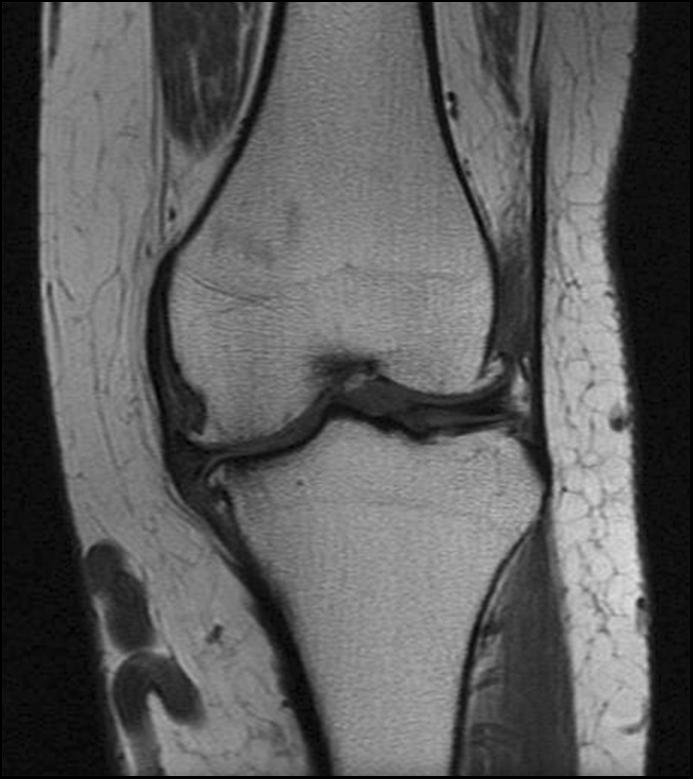
#> input picture Lab12/knee.png, 693 x 779 px
$ jupyter execute 12_segmentationP.ipynb
#> lines starting #> are read from the running program, lines starting #| are printed output that depends on the picture; after the words box and inside, x2 and y2 are one past the last pixel; in counts of white or black regions, pixels touching at a corner belong together
# Segmentacja obrazów

## Cel ćwiczenia
- zapoznanie z metodami segmentacji obrazów:
    - segmentacją przez rozrost,
    - segmentacją przez podział i scalanie.
- zadanie domowe: segmentacja z wykorzystaniem wododziałów morfologicznych.

## Wstęp

W ramach dotychczas wykonanych ćwiczeń poznaliśmy segmentację z wykorzystaniem binaryzacji (progowania) - tj. na podstawie jasności (koloru) poszczególnych pikseli.
Wykonaliśmy dwa warianty metody: globalny i lokalny oraz przetestowaliśmy różne podejścia do automatycznego wyznaczania progu bianryzacji (iteracyjne oraz Otsu).

#Ponadto poznaliśmy możliwość segmentacji na podstawie krawędzi z wykorzystaniem transformaty Hough'a.

W tym ćwiczeniu poznamy dwie inne metody podziału obrazu na fragmenty:
-  segmentację przez rozrost obszaru (ang. *region growing*),
- segmentację przez podział i scalanie (ang. *split and merge*).

## Podstawy

Niech $R$ oznacza obszar równy całemu analizowanemu obrazowi.
Segmentację możemy uznać za proces podziału $R$ na $n$ podobszarów $R_1,R_2,...,R_n$ takich że:
1. $\cup_{i=1}^n R_i = R$
- $R_i$ - składa się z połączonych ze sobą pikseli,
- $R_i \cap R_j = \varnothing $ dla wszystkich $i$ i $j$,$ i \neq j$,
- $Q(R_i) = TRUE$ dla $i = 1,2,...n$
- $ Q(R_i \cup R_j) = FALSE$ dla każdych sąsiednich $R_i$ i $R_j$.

gdzie: symbole $\cup$ i $\cap$ oznaczają odpowiednio sumę i iloczyn zbiorów, a $Q$ jest pewnym predykatem.

Punkt *1* oznacza, że segmentacja musi być kompletna tj. każdy piksel powinien zostać przyporządkowany do jakiegoś zbioru.

Punkt *2* oznacza, że piksele w ramach jednego podobszaru muszą być ze sobą połączone (na zasadzie sąsiedztwa 4 lub 8 punktowego).

Punkt *3* oznacza, że dowolne różne podobszary muszą być rozłączne.

Punkt *4* oznacza, że wszystkie piksele będące w ramach jednego podobszaru muszą spełniać pewną własność. Przykładowo może to być ten sam lub podobny odcień szarości.

Punkt *5* oznacza, że dwa sąsiednie podobszary muszą być różne w sensie predykatu Q (inaczej powinny zostać uznane za ten sam podobszar).

## Segmentacja przez rozrost obszaru

Pomysł jest następujący.
Wybieramy (jak ? - o tym później) piksele startowe (ang. *seed*) i od nich zaczynamy segmentację.
Odbywa się ona na zasadzie sprawdzania czy sąsiednie piksele (sąsiedztwo 4 lub 8 punktowe) są podobne do centralnego pod względem jakieś cechy (predykatu $Q$).
Jeśli tak to oznaczane są jako należące do tej samej klasy co piksel centralny.
Ponadto stają się one kolejnymi punktami startowymi metody.
Zatem procedura ma charakter rekurencyjny.

Wybór punktów startowych może być podyktowany charakterem problemu (przykładowo wiemy gdzie na pewno zaczynają się obiekty).
W ogólnym przypadku trzeba założyć, że pikselem startowym może być każdy piksel, co oczywiście wpływa na złożoność metody.

Kolejnym problemem jest wybór kryterium stopu tj. kiedy nasza procedura rekurencyjna ma się zakończyć.
Dla danego podobszaru będzie to moment, kiedy nie istnieją już piksele, które można do  niego dołączyć.

Warto w tym miejscu zwrócić uwagę, że stosowanie ''sztywnego'' warunku - np. różnica jasności pomiędzy pikselem centralnym, a analizowanym jest mniejsza niż 5 - może często dać niepożądane wyniki, gdyż nie uwzględnia pewnych lokalnych właściwości.
Przykładowo, może się okazać, że jeśli na obrazie występuje niewielki gradient to za należące do tego samego obszaru uznane zostaną piksele o zupełnie różnych jasnościach.
Możliwa jest też sytuacja odwrotna.
Duże zróżnicowanie wartości na obrazie spowoduje zbyt duże ''poszarpanie'' wykrytych obszarów.

Jednym z możliwych rozwiązań jest uzależnienie kryterium podobieństwa (predykatu $Q$) od własności obrazu np. średniej jasności w obrębie danego obszaru.
Można również dodać inne kryteria np. kształt podobszaru itp.

Uwaga. Pojęcie segmentacja przez rozrost to pewna **koncepcja** podejścia do segmentacji, a nie konkretna metoda.
Na etapie projektowania algorytmu należy skupić się na konstrukcji kryterium podobieństwa (tj. co i jak ma być ze sobą porównywane) oraz ewentualnym uzupełnianiu metody o dodatkowe kryteria.

## Zadanie: zaprojektować system segmentacji wybranej struktury na obrazie MRI (np. stawu kolanowego).
Punkt startowy wyznaczany będzie ''ręcznie'' (poprzez kliknięcie na obrazie).

1. Wczytaj obraz *knee.png* (w skali szarości) - MRI stawu kolanowego. Wyświetl go. Załóżmy, że chcemy dokonać segmentacji górnej kości. Przyjęliśmy, że punkt startowy metody wyznaczany będzie w sposób ręczny. Do pobrania położenia kursora myszy na ekranie służy funkcja `plt.ginput`. Uwaga. Jeśli obrazki są ''osadzone'' w notatniku, funkcja nie działa - proszę zwrócić uwagę na kod `matplotlib.use('TkAgg')`, który powoduje, że obrazki wyświetlane są ''samodzielnie''.

  Uwaga 1. Pobrane współrzędne należy zaokrąglić (*floor* lub *round*).

  Uwaga 2. Dla potrzeb testów dobrze jest wpisać punkt startowy na ''sztywno''. Pozwoli to uniknąć dość irytującego klikania przy każdym uruchomieniu skryptu.

2. Metodę zaimplementujemy z wykorzystaniem stosu.
   Uwaga. Podany poniżej opis jest tylko jedną z możliwych realizacji (niekoniecznie najlepszą).
   Na początek tworzymy dwie macierze o rozmiarach takich jak analizowany obraz.
   W jednej będziemy zapisywać odwiedzone lokalizacje (`visited` - typ *boolean*), a w drugiej rezultaty segmentacji (`segmented`).
   Obie macierze tworzymy wypełnione zerami (funkcja `np.zeros`).
   Tworzymy też stos - w Python to po prostu ''pusta lista''.

3. W pierwszym kroku metody na stos (`stack.append`) odkładamy współrzędne wybranego przez użytkowania piksela.
   Oznaczamy go również jako odwiedzony (macierz *visited*) i zaliczony do obiektu (macierz *segmented*).

4. Pozostałe działanie odbywać się będzie w pętli `while`, której warunkiem stopu jest obecność elementów na stosie (`len(stack)>0`).
 W iteracji należy pobrać współrzędne piksela ze stosu.
  Następnie sprawdzamy, czy dla tego piksela można określić kontekst o rozmiarze $ 3 \times 3$ tj. czy ma wszystkich sąsiadów.
  Uwaga. Przyjmujemy tutaj uproszczenie - nie segmentujemy brzegu obrazka (ramki o szerokości 1 piksela).

5. W kolejnym kroku rozpisujemy pętlę po otoczeniu $3 \times 3$ (x2 `for`).
   Wewnątrz obliczamy odległość pomiędzy pikselem centralnym, a każdym z kontekstu.
   Przyjmijmy, że będzie to moduł z różnicy jasności.
   Jeśli wartość modułu będzie mniejsza od zdefiniowanego progu (proszę przyjąć jako początkową wartość 4) oraz rozpatrywany piksel nie był wcześniej odwiedzany to oznaczamy go jako należący do obiektu oraz jego współrzędne ''odkładamy'' na stosie.
   Uwaga. Pierwsza część warunku logicznego to nasz predykat Q.
   Za piksele podobne uznajemy takie, których różnica w jasności jest mniejsza niż zadany próg.
   Niezależnie od wyniku testu oznaczamy piksel jako odwiedzony (żeby wielokrotnie nie analizować tych samych lokalizacji).

6. Poza pętlą `while` proszę wyświetlić rezultat segmentacji.
   Czy wyniki są poprawne ?
   Proszę poeksperymentować z wartością progu.

[cell 1]
import os
import cv2
import matplotlib
#matplotlib.use('TkAgg')
import matplotlib.pyplot as plt
import numpy as np

if not os.path.exists("knee.png") :
    !wget https://raw.githubusercontent.com/vision-agh/poc_sw/master/12_Segmentation/knee.png --no-check-certificate
knee = cv2.imread('knee.png',0)
#> knee is the input picture: shape (779, 693); min 0, max 225, mean 91.7

[cell 2]
# [5 lines left out: function get_cord, not called in this run]

def segmentation(img,cord=None,GaussianBlur=False,boundary=1,threshold=32):
#> called with GaussianBlur = False, boundary = 1, threshold = 32
    if GaussianBlur:
        img= cv2.GaussianBlur(img,(3,3),1,1)

    if cord is None:
        cord = get_cord(img)
    visited = np.zeros(img.shape).astype('bool')
    segmented = np.zeros(img.shape).astype('uint8')
    stack = [cord]
    nS = 0
    mV = 0

    while stack:
        x,y=stack.pop()
        visited[x,y]=True
        central = img[x,y].astype('int')

        nS+=1
        mV = (mV*(nS-1)+central)/nS

        if x+boundary<img.shape[0] and x-boundary>=0 and y+boundary<img.shape[1] and y-boundary>=0:
            for i in range(x-boundary,x+boundary+1):
                for j in range(y-boundary,y+boundary+1):
                    if np.abs(mV-img[i,j])<threshold and not visited[i,j]:
                        stack.append([i,j])
                        segmented[i,j]=img[i,j]
                    visited[i,j] = True
#> this loop made 90143 passes
#> (central, mV) on passes 1 to 3: (133, 133), (123, 128), (119, 125)
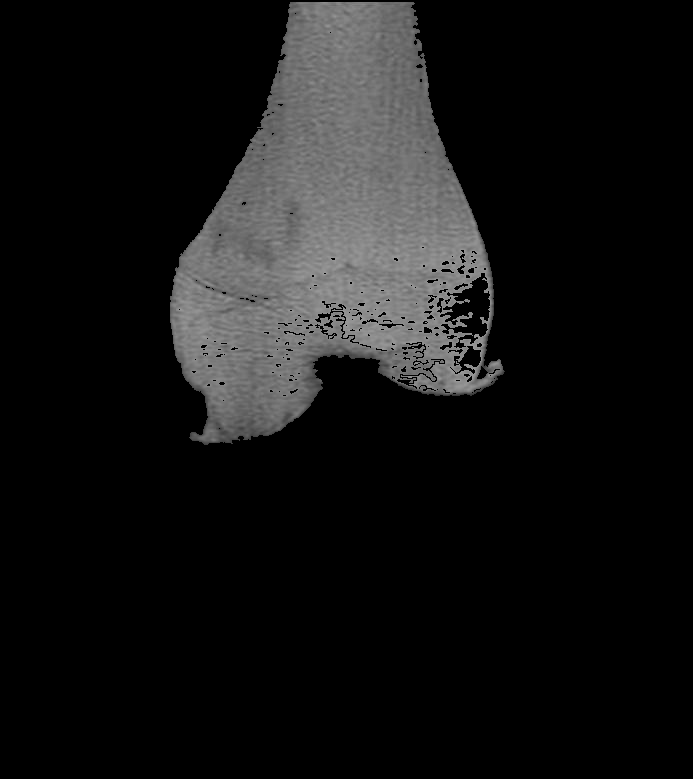
#> segmented: shape (779, 693); min 0, max 153, mean 19.9
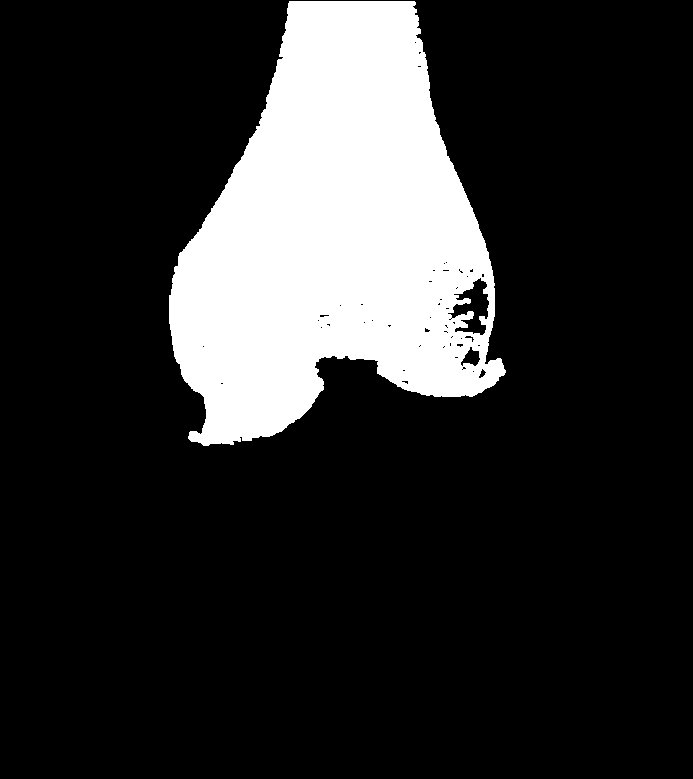
#> visited: shape (779, 693) bool; 17.6% white; 1 white region, box (x1, y1, x2, y2) and area: (169, 1, 506, 446) 95042
#> after the loop, mV = 119.1; nS = 90143; stack = []

    plt.imshow(segmented,'gray')

[cell 3]
segmentation(knee,cord=[32,330])

1. Powyższy przykład ukazuje wspomniany wcześniej problem z ''globalnym'' podejściem do predykatu Q.
  Jeśli próg będzie mały, to wyznaczymy jedynie niewielki fragment kości.
  Natomiast zwiększenie progu skutkuje segmentacją nadmiarową.
  Mówiąc kolokwialnie, na obrazie znajdzie się ''ścieżka'' po której możliwe jest przejście od obszaru jasnego do ciemnego nie ''łamiąc'' progu odległości pomiędzy sąsiednimi pikselami.

2. Aby zaradzić powyższemu problemowi, można za kryterium podobieństwa przyjąć, nie różnicę jasności względem piksela centralnego, a od globalnie wyznaczonego i aktualizowanego progu.
  W najprostszym przypadku może to być średnia jasność w wyznaczonym obszarze.
  W celu implementacji mechanizmu wystarczy dodać dwie zmienne: średnią ($mV$) oraz licznik pikseli uznanych za należące do obiektu ($nS$).
  Przy każdym zdjęciu ze stosu licznik jest zwiększany o 1.
  Aktualizacja średniej następuje na podstawie równania:
  \begin{equation}
  mV_{n} = \frac{mV_{nS-1} (nS - 1) + I}{nS}
  \end{equation}
  Następnie wystarczy tylko zmienić sposób obliczania odległości - zamienić piksel centralny na wartość średnią.
  Proszę spróbować jak działa metodą z taką modyfikacją.
  Proszę się liczyć z koniecznością zwiększenia progu (nawet dość znaczną).

3. Poprawić działanie metody może również dodanie filtracji uśredniającej np. filtrem Gaussa.

## Segmentacja przez podział i łączenie

Omówioną procedurę segmentacji przez rozrost można określić jako podejście z dołu do góry, od szczegółu do ogółu (ang. *bottom-up*) - zaczynamy od pojedynczego piksela i dochodzimy do całego obrazu lub jego fragmentu.
Segmentację można również zacząć od całego obrazka i dokonywać jego podziału na fragmenty, które ew. mogą zostać później połączone.
Takie podejście można określić jako od góry do dołu, od ogółu do szczegółu (ang. *top-down*).

Niech $R$ oznacza cały obraz, a $Q$ wybrany predykat.
Sprawdzamy, czy zachodzi zależność $Q(R)= TRUE$.
Zwykle tak nie jest, gdyż to oznaczałoby obecność na obrazie tylko jednego obszaru o ''spójnych'' właściwościach, czyli segmentacja w takim przypadku byłaby zbędna (w szczególności zachodziłoby to dla obrazu jednorodnego).
Jeśli $Q(R) = FALSE$ dzielimy obszar $R$ na podobszary.
Zwykle stosuje się tutaj podział na cztery jednakowe kwadratowe podobszary.
Zilustrowano to na poniższym rysunku.

Podział ten można również opisać w formie drzewa, gdzie każdy wierzchołek może mieć dokładnie 4 następniki.
W takim ujęciu korzeń to cały obraz.
Dla nowo powstałych podobszrów $R_1, R_2, R_3, R_4$ sprawdzany jest predykat $Q$.
Jeśli nie jest on spełniony to następuje dalszy podział - w przykładzie na $R_{41}, R_{42}, R_{43}, R_{44}$.
Procedurę kontynuujemy do momentu kiedy wszystkie podobszary będą spójne.
Uwaga. Zwykle określa się minimalny rozmiar podobszaru (większy niż 1 piksel np. blok o rozmiarze $8 \times8$).

W wyniku powyższej procedury otrzymujemy podział obrazka, przy czym często się może zdarzyć, że leżące obok siebie podobszary będą spełniać predykat tj. $Q (R_i \cup R_j) = TRUE$ dla sąsiadujących $R_i$ i $R_j$.
Jest to sprzeczne z podpunktem *5* w warunkach segmentacji.
Zjawisko to eliminowane jest w procedurze łączenia.
Dla każdego z podobszarów sprawdza się jego sąsiadów i jeśli spełniony jest warunek $Q (R_i \cup R_j) = TRUE$  to następuje ich połączenie.
Procedura kontynuowana jest do momentu, kiedy niemożliwe jest dalsze łączenie.

Dla metody możliwe są również uproszczenia.
Przykładowo osłabia się warunek na łączenie z $Q (R_i \cup R_j) = TRUE$ na $Q (R_i)= TRUE i Q(R_j) = TRUE$, czyli warunki muszą być spełnione dla każdego podobszaru osobno, ale już nie dla połączenia.

Uwaga. Podobnie jak dla segmentacji przez rozrost, segmentacja przez podział i łączenie to też tylko pewna koncepcja (pewne ramy) algorytmu.
Stworzenie konkretnego rozwiązania jest zadaniem dla osoby realizującej dany system wizyjny i wymaga analizy konkretnego problemu.

Uwaga. Podany poniżej sposób implementacji nie jest ani jedynym z możliwych, ani optymalnym obliczeniowo.
Ma on za zadanie tylko zilustrować koncepcję tej metody segmentacji.

## Realizacja ćwiczenia

1. Wczytaj obraz *umbrella.png*.
   Dokonaj konwersji z BGR do RGB.
   Wyświetl go.
   Załóżmy, że chcemy dokonać segmentacji poszczególnych fragmentów kolorowego parasola.
   Nasz algorytm opierać się będzie na podejściu podziału i łączenia.
   Jako kryterium podziału zastosujemy ''jednorodność'' danego obszaru, którą można opisać poprzez odchylenie standardowe.
   Przy scalaniu będziemy brać pod uwagę średni ocień koloru tj. łączyć podobszary o zbliżonym odcieniu.

2. W pierwszym etapie należy dokonać konwersji do przestrzeni barw HSV.
   Następnie wybrać tylko składową H (tj. barwę).
   Można ją kontrolnie wyświetlić.

3. Procedurę podziału wygodnie jest zrealizować w formie rekurencji.
   Utwórz funkcję np. `split`, która jako argumenty przyjmować będzie obraz oraz cztery współrzędne analizowanego podobszaru.
   W pierwszym kroku należy wyciąć odpowiedni fragment oraz obliczyć dla niego średnią i odchylenie standardowe (`np.mean` oraz `np.std`).

4. Następnie sprawdzamy czy odchylenie jest mniejsze niż zadany przez nas próg (np. 0.05) oraz czy nie osiągnęliśmy limitu podziału (np. bok kwadratu 8 pikseli).
  Oba potrzebne progi możemy zrealizować za pomocą zmiennych globalnych dostępnych w Python (po prostu zadeklarowanych przed funkcją).
  Potrzeby rozmiar kwadratu obliczamy na podstawie współrzędnych (przekazanych do funkcji jako argumenty)

   Uwaga. Użycie zmiennych globalnych jest złą praktyką programistyczną i zachęcamy do ''opakowania'' obliczeń w klasę - nie jest to jednak obowiązkowe.

5. Jeśli podobszar nie jest jednorodny (tj. duże odchylenie standardowe) i nie osiągnęliśmy minimalnego rozmiaru podobszaru to dokonujemy podziału na cztery części.
      Wyznaczamy rozmiar aktualnego podobszaru (na podstawie jego współrzędnych).
      Z ich wykorzystaniem otrzymujemy cztery identyczne podobszary ($I1,I2,I3,I4$).

      Następnie dla każdego z nich wywołujemy funkcję `split` - rekurencja.
      Najtrudniejsze jest odpowiednie podanie współrzędnych.
      Mają to być **rzeczywiste** współrzędne podobszaru we współrzędnych globalnych (obrazu w pełnej rozdzielczości).
      Podpowiedź. Trzeba ''odpowiednio'' wykorzystać współrzędne podobszaru przed podziałem (tj. argumenty funkcji) oraz rozmiar podobszaru.
      Należy zwrócić uwagę na to, aby nie wystąpił błąd przesunięcia o 1 tj. współrzędna była większa/mniejsza o 1 od rzeczywistej.
      W razie wątpliwości warto sobie te parametry wypisać na konsolę lub użyć debugera.

6. Jeśli podobszar jest jednorodny lub nie możemy już dalej prowadzić podziału to:
   - zapisujemy indeks danego podobszaru: ` seg_res[y1:y2, x1:x2] = index`, gdzie: `seg_res` to globalna macierz o rozmiarze takim jak obraz wejściowy (typ *int16*), `y1,y2,x1,x2` to współrzędne podobszaru. W macierzy `seg_res` zapisywane będą obszary jednorodne.
  Zmienna `index` jest globalnym licznikiem podobszarów.
  Powinna zostać zainicjowana wartością 1 przed pierwszym wywołaniem funkcji `split`.
  Następnie, każdorazowo po przypisaniu należy ją inkrementować.
  Uwaga. Aby możliwa była modyfikacja zmiennej globalnej, należy wewnątrz funkcji dodać np. linijkę: `global seg_res`

  - zapisujemy średnią  podobszaru.
    Wykorzystujemy macierz globalną `MRes` oraz kod podobny do opisanego powyżej.
    Wartości te wykorzystamy przy etapie scalania.

  Uwaga. Podany sposób zapisu wyników podziału jest dość nieefektywny.
  Następuje powielenie tej samej informacji.
  Lepszym pomysłem byłoby wykorzystanie podejścia opartego o grafy, jednak jest ono trudniejsze do ''szybkiej'' implementacji.

7. Proszę wyświetlić macierze `seg_res` in `m_res`. Pierwsza powinna pokazywać podział na obszary - mniejsze lub większe kwadraty. Druga zasadniczo powinna wyglądać podobnie jak składowa H, tylko bardziej ''rozmazany''.

[cell 4]
import os,sys
import cv2
import matplotlib.pyplot as plt
import numpy as np

if not os.path.exists("umbrella.png") :
    !wget https://raw.githubusercontent.com/vision-agh/poc_sw/master/12_Segmentation/umbrella.png --no-check-certificate

umbrella = cv2.imread('umbrella.png')
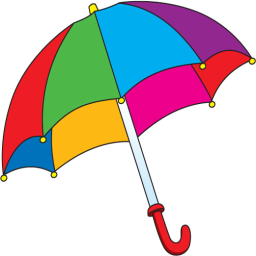
#> input picture Lab12/umbrella.png, 256 x 256 px
#> umbrella is the input picture: shape (256, 256, 3); mean B, G, R 193.8, 192.6, 203
umbrella = cv2.cvtColor(umbrella,cv2.COLOR_BGR2RGB)
umbrella_hsv = cv2.cvtColor(umbrella, cv2.COLOR_RGB2HSV)
#> umbrella_hsv: shape (256, 256, 3); mean H, S, V 48.2, 87.6, 233.6
umbrella_h = umbrella_hsv[:,:,0]
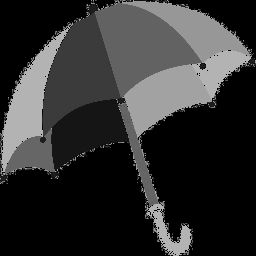
#> umbrella_h: shape (256, 256); min 0, max 179, mean 48.2

[cell 5]
class merge_segmentation():
    def __init__(self,_img,_split_threshold=.5,_merge_threshold=5,_min_size=2,_size_threshold=100):
        self.split_threshold = _split_threshold
        self.merge_threshold = _merge_threshold
        self.min_size = _min_size
        self.size_threshold = _size_threshold
        self.img = _img

    def correct_size(self,xi,xj,yi,yj):
        if xj-xi+1 > self.min_size and yj-yi > self.min_size:
            return True
        return False

    def split_end(self,xi,xj,yi,yj,depth,mean):
        self.index += 1
        self.seg_res[xi:xj+1,yi:yj+1]=self.index
        self.MRes[xi:xj+1,yi:yj+1] = mean

    def split(self,xi,xj,yi,yj,depth):
#> called with xi = 0, xj = 256, yi = 0, yj = 256, depth = 1
        frame = self.img[xi:xj+1,yi:yj+1]
        mean = np.mean(frame)
#> mean = 48.16
        std = np.std(frame)
#> std = 64.71
        if not self.correct_size(xi,xj,yi,yj):
            self.split_end(xi,xj,yi,yj,depth,mean)
            return
        if std<self.split_threshold:
            self.split_end(xi,xj,yi,yj,depth,mean)
            return
        else:
            middle_x = xi+(xj-xi)//2
            middle_y = yi+(yj-yi)//2
            self.split(xi,middle_x,yi,middle_y,depth+1)
#> call 2 of split, with xi = 0, xj = 128, yi = 0, yj = 128, depth = 2
#> in split (call 2), `frame = self.img[xi:xj+1,yi:yj+1]`:
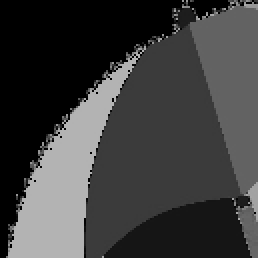
#> frame: shape (129, 129) (shown 2 times larger); min 0, max 179, mean 61.8
#> in split (call 2), `mean = np.mean(frame)`: mean = 61.79
#> in split (call 2), `std = np.std(frame)`: std = 59.75
#> call 3 of split, with xi = 0, xj = 64, yi = 0, yj = 64, depth = 3
#> in split (call 3), `frame = self.img[xi:xj+1,yi:yj+1]`:
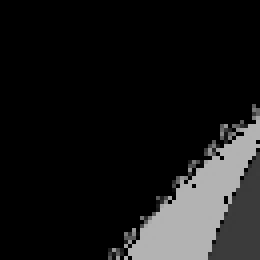
#> frame: shape (65, 65) (shown 4 times larger); min 0, max 179, mean 24.3
#> in split (call 3), `mean = np.mean(frame)`: mean = 24.31
#> in split (call 3), `std = np.std(frame)`: std = 57.38
            self.split(xi,middle_x,middle_y+1,yj,depth+1)
#> in split (call 5), `frame = self.img[xi:xj+1,yi:yj+1]`:
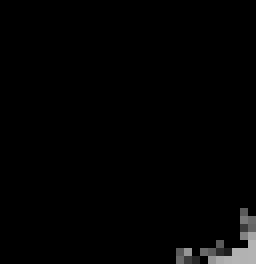
#> frame: shape (33, 32) (shown 8 times larger); min 0, max 179, mean 3.1
#> in split (call 5), `mean = np.mean(frame)`: mean = 3.14
#> in split (call 5), `std = np.std(frame)`: std = 20.94
            self.split(middle_x+1,xj,yi,middle_y,depth+1)
            self.split(middle_x+1,xj,middle_y+1,yj,depth+1)
#> in split_end (call 13), `self.MRes[xi:xj+1,yi:yj+1] = mean`:
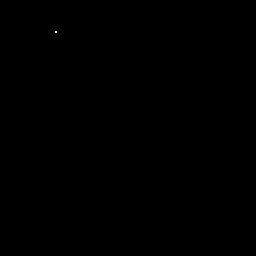
#> self.MRes: shape (256, 256) float64; values 0 (black) and 101.2 (white), 0.01% white in thin lines or dots, all inside (x1, y1, x2, y2) = (55, 31, 57, 33)
#> (the rest of the program and of its run is left out)
